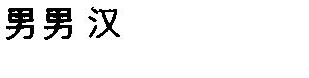
#> input picture image/test.jpg, 309 x 78 px, found by its file name
$ python CropLines.py
#> lines starting #> are read from the running program, lines starting #| are printed output that depends on the picture
# !/usr/bin/env python3
# -*- coding: utf-8 -*-

from PIL import Image
import time

# 切行
class CropLines(object):
    # 切割前去噪， 传入Image对象，输出去噪完的Image对象
    def beforCrop(self,image):

        width, height = image.size  # 获取宽和高
        # 遍历每一列
        for x_column in range(width):
            count_x = 0  # 每列黑点数量
            for y_row in range(height):
                if image.getpixel((x_column, y_row)) == 0:
                    count_x += 1
            # 如果黑点小于等于2
            if count_x <= 2:
                for i in range(height):
                    image.putpixel((x_column, i), 255)
        self.image = image
        # self.image.save("../image/modified4.jpg", 'jpeg')
        return self.image

    # 传入一个 Image对象 对其进行切行， 输出每行的Image对象组成的列表
    def getCropLines(self, image):
        width,height = image.size # 获取宽和高
        ## 先将字符按行切开 去掉上下的冗余白边
        child_img_list_temp = []
        top = -1  # 每个字符上边的坐标
        is_bk = False  # 是否break跳出循环
        # 从最上边一列开始一行一行遍历
        for y_row in range(height):
            # 对每一行，遍历每一列
            for x_column in range(width):
                is_bk = False
                # 如果一个字符的最上边还没有定位
                # print(image.getpixel((x_column, y_row)))
                if top == -1 and image.getpixel((x_column, y_row)) == 0:  # 上边未定位，为黑色
                    top = y_row
                    is_bk = True
                    break
                elif top != -1 and image.getpixel((x_column, y_row)) == 0:  # 上边已经定位，等于黑色
                    is_bk = True
                    break
            # 上边已经定位,且此行全为白色
            if not is_bk and top != -1 and y_row - top > 10:
                child_img = image.crop((0, top, width, y_row))  # 切割一次
                # print('left:',0, 'top:',top,'right:',width,'bottom:',y_row )
                # 计算切出来的每个子图的黑色像素个数
                count_bp = 0
                for w in range(child_img.width):
                    for h in range(child_img.height):
                        if child_img.getpixel((w, h)) == 0:
                            count_bp += 1
                if y_row - top > 15 and count_bp > 20:
                    child_img_list_temp.append(child_img)  # 切割后的图像添加到list
                top = -1
                is_bk = False
        return child_img_list_temp

    # 去掉每行两边冗余空白, 传入每行Image对象列表
    def remvWhite(self, f_image):
        child_img_list = []
        for image in f_image:
            width, height = image.size  # 获取宽和高
            ## 去掉左边的冗余白边
            left = -1  # 每个字符左边的坐标
            # 从最左边一列开始一列一列遍历
            for x_column in range(width):
                count_col_bkz = 0
                # 对每一列，遍历每一行
                for y_row in range(height):
                    # 如果一个字符的最左边还没有定位
                    if left == -1 and image.getpixel((x_column, y_row)) == 0:  # 左边未定位 为黑色
                        count_col_bkz += 1
                        if count_col_bkz > 6: # 去除单列黑色像素点小于6的噪声
                            left = x_column-5
                            break
            # 去掉右边的冗余白边
            right = width-1
            for x_column_y in range(width-1,-1,-1):
                # count_col_bky = 0
                for y_row_y in range(height):
                    if right == width-1 and image.getpixel((x_column_y, y_row_y)) == 0:
                        # count_col_bky += 1
                        # if count_col_bky > 5:
                        right = x_column_y+5
                        break
            if left != -1 and right != width-1:
                child_img = image.crop((left,0,right,height))
                # child_img_list.append(child_img)

                # 计算切出来的每个子图的黑色像素个数
                count_bp = 0
                for w in range(child_img.width):
                    for h in range(height):
                        if child_img.getpixel((w, h)) == 0:
                            count_bp += 1
                if count_bp > 300:
                    child_img_list.append(child_img)
        return child_img_list

    def cropLinesMain(self, image):
        # 去噪
        # image = self.beforCrop(image)
        lineList = self.getCropLines(image)
        lineList = self.remvWhite(lineList)
        return lineList

if __name__ == "__main__":
    img = Image.open("test.jpg")
#> img is the input picture: PIL image 309x78 L; min 0, max 255, mean 240.1
    img = img.convert('L')
    t1 = time.time()
    s = CropLines()
    lineList = s.getCropLines(img)
#> after the loop in getCropLines, `for y_row in range(height):`:
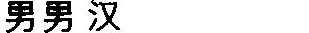
#> child_img: PIL image 309x33 L; min 0, max 255, mean 219.7
#> after the loop in getCropLines, `for y_row in range(height):`: child_img_list_temp = 1 item; count_bp = 708; top = -1
#> lineList = 1 item
    lineList = s.remvWhite(lineList)
#> the loop in remvWhite, `for image in f_image:` made 1 pass
#> (width, height) on pass 1: (309, 33)
#> pass 1, in remvWhite, `child_img = image.crop((left,0,right,height))`:
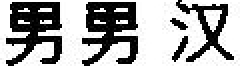
#> child_img: PIL image 120x33 L (shown 2 times larger); min 0, max 255, mean 164.2
    t2 = time.time()
    print(t2-t1)
    for i in lineList:
        i.show()
#> this loop made 1 pass

$ run again, with image/Card2_Y.jpg copied over image/test.jpg
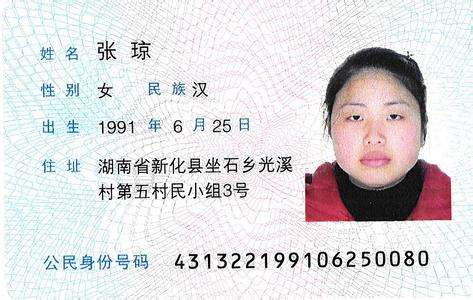
#> input picture image/Card2_Y.jpg, 473 x 300 px, found by its file name
#> img is the input picture: PIL image 473x300 RGB; mean R, G, B 220.1, 217.8, 219.7
#> `img = img.convert('L')`:
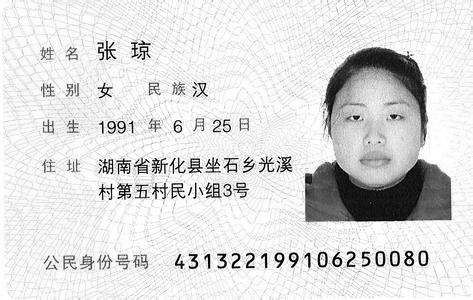
#> img: PIL image 473x300 L; min 0, max 255, mean 218.7
#> after the loop in getCropLines, `for y_row in range(height):`:
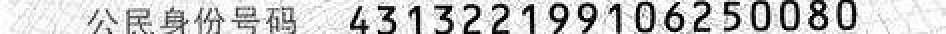
#> child_img: PIL image 473x17 L (shown 2 times larger); min 0, max 255, mean 198.7
#> after the loop in getCropLines, `for y_row in range(height):`: child_img_list_temp = 4 items; count_bp = 179; top = -1
#> `lineList = s.getCropLines(img)`: lineList = 4 items
#> the loop in remvWhite, `for image in f_image:` made 4 passes
#> height on pass 4: 17
#> after the loop in remvWhite, `for image in f_image:`: child_img_list = []
